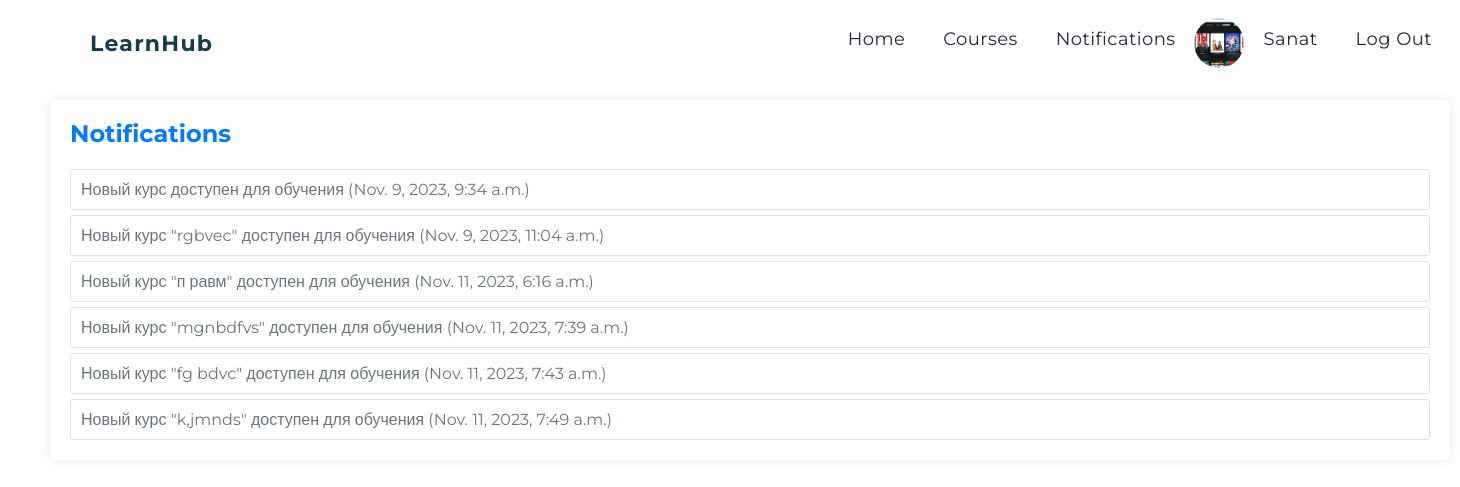
Page /notifications/ (signed in) on the earlier database version.
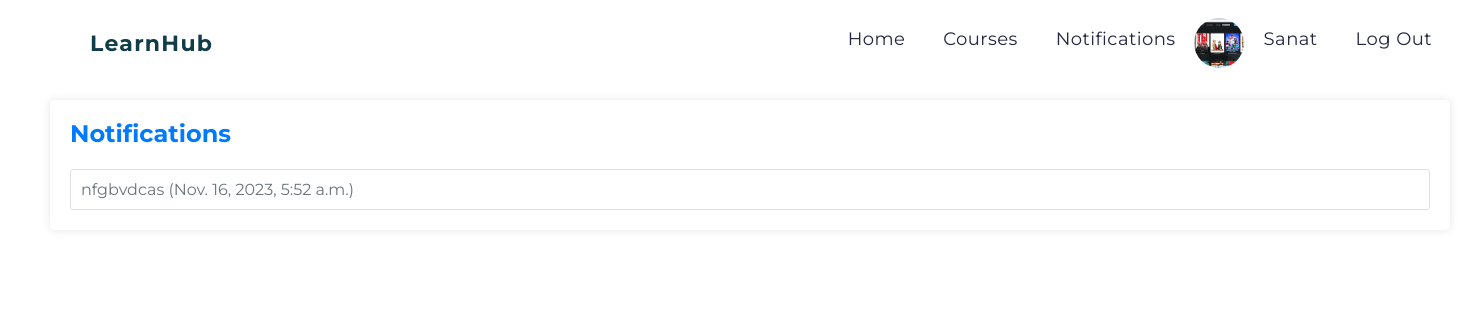
Same page on the later database version.
### project/models.py (models this page shows, shortened)
class Notification(models.Model):
    id = models.AutoField(primary_key=True)
    users = models.ManyToManyField(User)
    message = models.TextField()
    created_at = models.DateTimeField(auto_now_add=True)
    is_read = models.BooleanField(default=False)

### project/views.py (the view)
# urls.py: path('notifications/', views.notifications, name='notifications'),
def notifications(request):
    notifications = Notification.objects.all()
    return render(request, 'project/notifications.html', {'notifications': notifications})

### project/templates/project/notifications.html (shortened to what this page needs)
{% extends 'base.html' %}
{% block content %}
<div class="container-3">
    <h2>Notifications</h2>
    {% if notifications %}
        <ul class="list-group">
            {% for notification in notifications %}
            <p class="list-group-item" data-notification-id="{{ notification.id }}">
                {{ notification.message }} ({{ notification.created_at }})
            </p>
        {% endfor %}
        </ul>
    {% else %}
        <p>No notifications available.</p>
    {% endif %}
</div>
{% endblock %}

Differences in the rows shown:
removed Notification: message "Новый курс доступен для обучения", created_at "Nov. 9, 2023, 9:34 a.m."
removed Notification: message "Новый курс \"rgbvec\" доступен для обучения", created_at "Nov. 9, 2023, 11:04 a.m."
removed Notification: message "Новый курс \"п равм\" доступен для обучения", created_at "Nov. 11, 2023, 6:16 a.m."
removed Notification: message "Новый курс \"mgnbdfvs\" доступен для обучения", created_at "Nov. 11, 2023, 7:39 a.m."
removed Notification: message "Новый курс \"fg bdvc\" доступен для обучения", created_at "Nov. 11, 2023, 7:43 a.m."
removed Notification: message "Новый курс \"k,jmnds\" доступен для обучения", created_at "Nov. 11, 2023, 7:49 a.m."
added Notification: message "nfgbvdcas", created_at "Nov. 16, 2023, 5:52 a.m."
